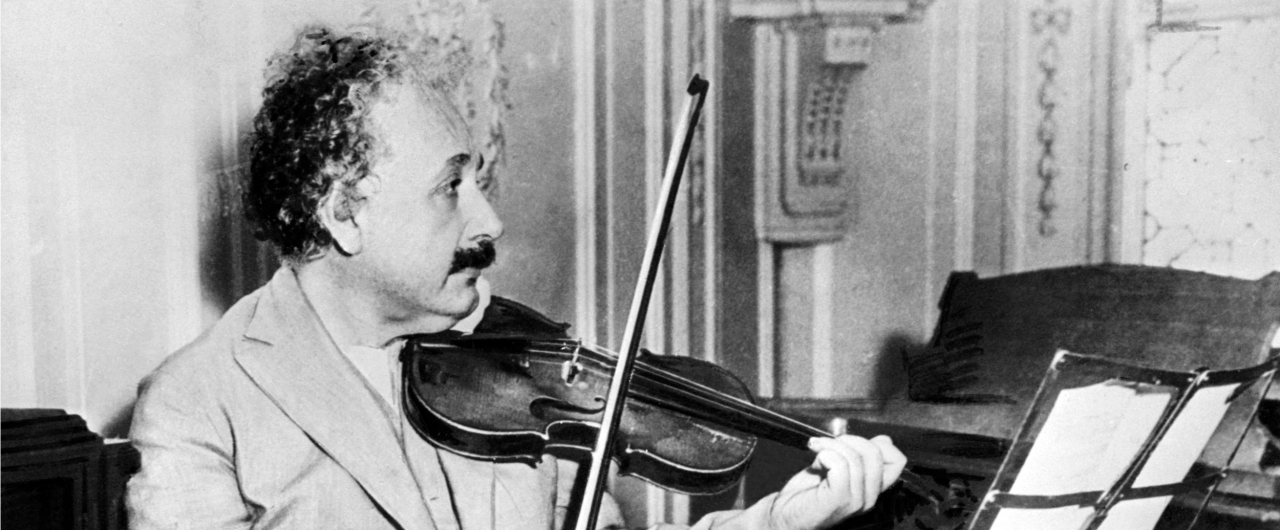
%> input picture DesigningFilters/Albert.png, 2560 x 1060 px (shown at 1/2 size)
$ octave Filters.m   (GNU Octave 9; MATLAB toolbox functions it lacks are replaced by stand-ins)
%> lines starting %> are read from the running program, lines starting %| are printed output that depends on the picture
%%
clc; clear all; close all;

%% Import the Image

Image = imread('Albert.png');
%> Image is the input picture: size 1060x2560x3 uint8; min 0, max 255, mean 150.9
Image = imresize(Image, 0.5);
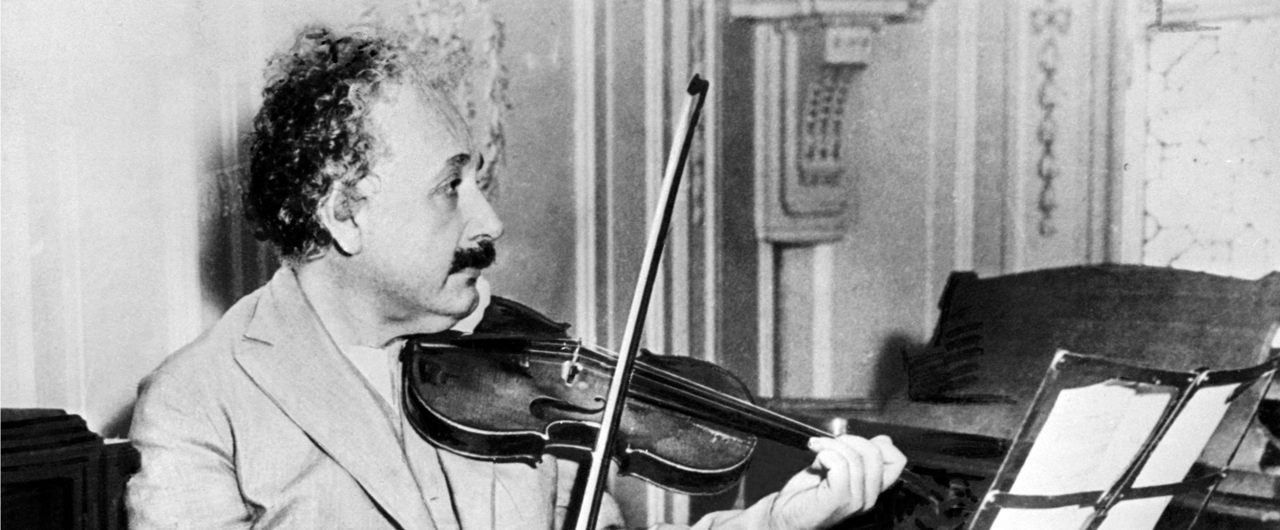
%> Image: size 530x1280x3 uint8; min 0, max 255, mean 150.8
Image = rgb2gray(Image);
%> Image: size 530x1280 uint8
figure(1);
imshow(Image);

%% Filter Designing

HPF = [-1,-1,-1;-1,8,-1;-1,-1,-1];
%This is a simple Laplacian Mask (Ref : Sridhar, Chapter : Image Enhancement)

LPF = [1,1,1;1,1,1;1,1,1] .* (1/9);
%This is a averaging filter mask (Ref : Sridhar, Chapter : Image Enhancement)

%% Applying the Filters

I_HPF = conv2(Image,HPF);
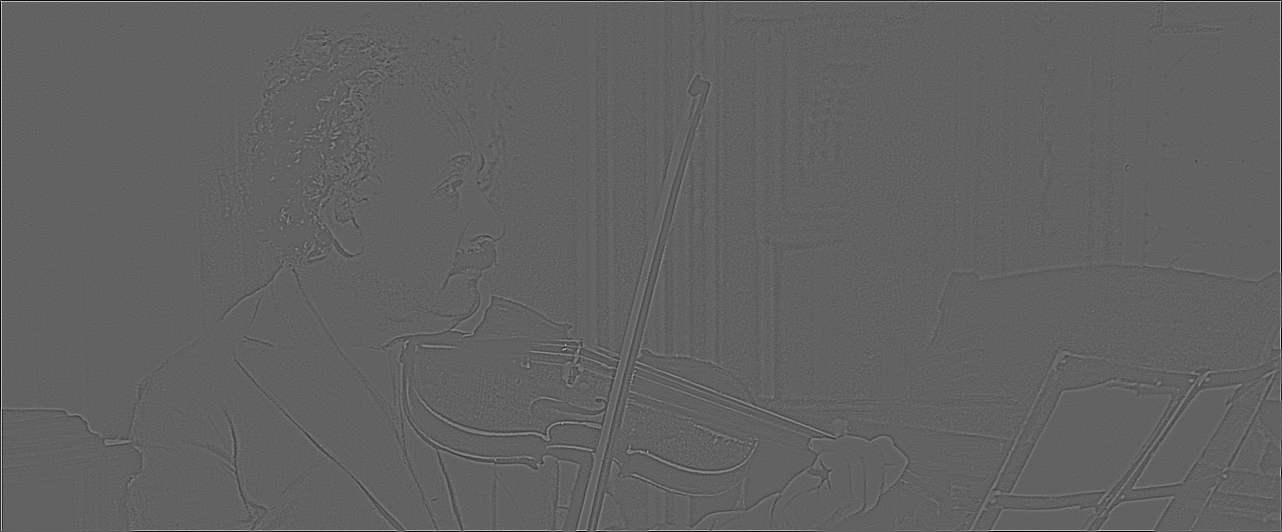
%> I_HPF: size 532x1282 double; min -765, max 1219, mean 0; drawn with min black and max white
I_LPF = conv2(Image,LPF);
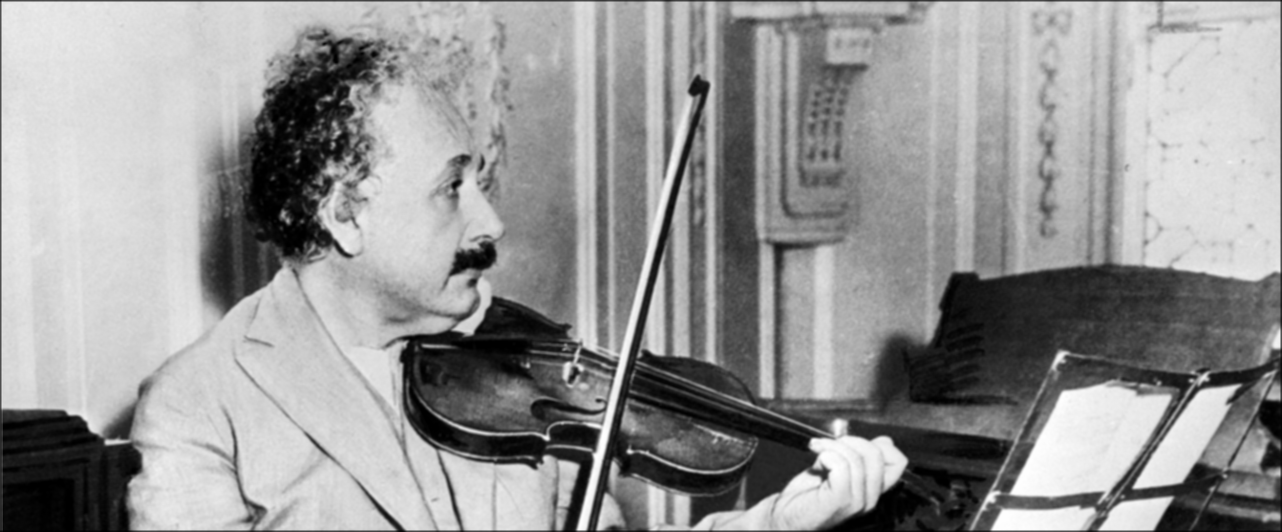
%> I_LPF: size 532x1282 double; min 0, max 255, mean 150; drawn with min black and max white
figure(2);
subplot(121); imshow(uint8(I_HPF));
%> after `imshow(uint8(I_HPF))`:
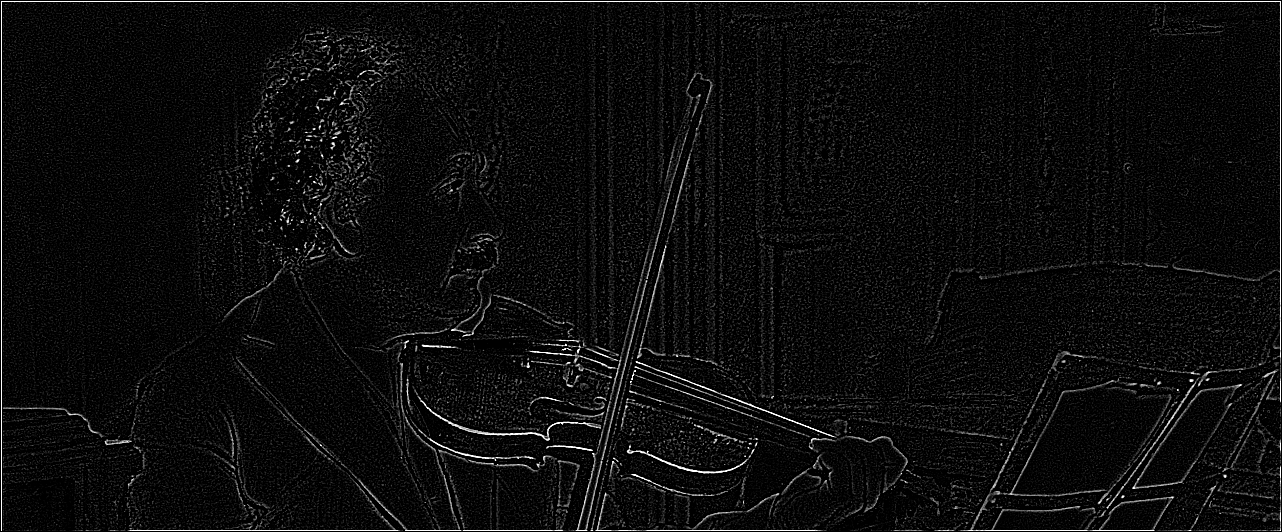
%> displayed picture: size 532x1282, on the screen's scale of 0 to 255; min 0, max 255, mean 13
subplot(122); imshow(uint8(I_LPF));
